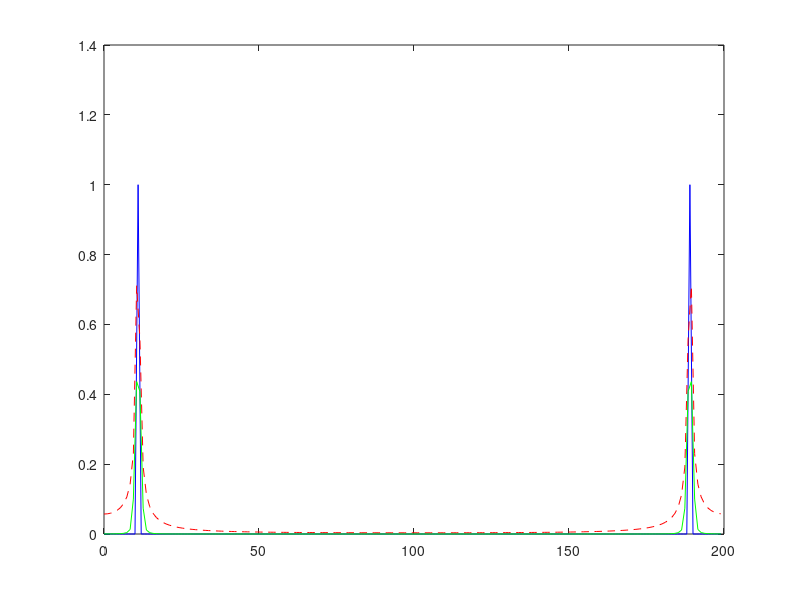
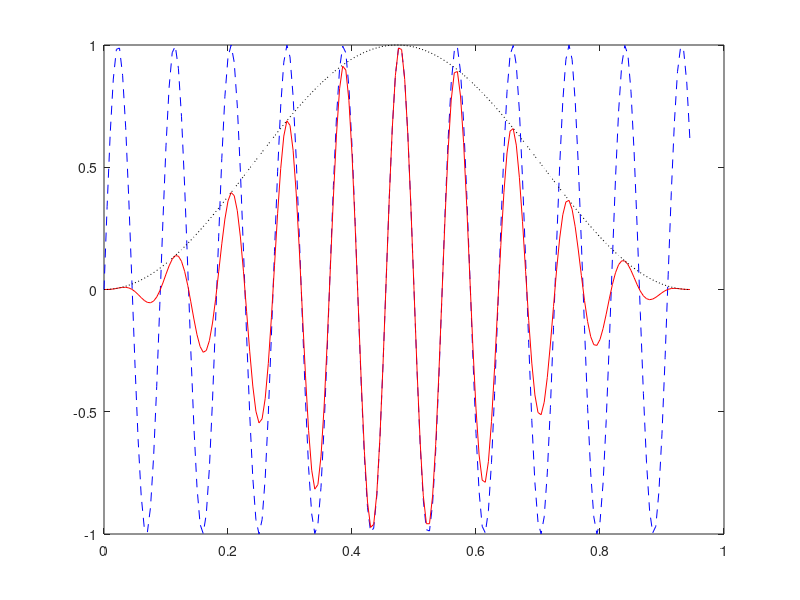

The MATLAB script that drew these images, in order:
clc
clear all
close all
%% Declaration of transformed vector 1
Tk = 1;
Fs = 200
dt = 1/Fs;
t = 0:dt:(Tk-dt);

L = length(t)

df = Fs / L;

fvec = (0:L-1)*df;

f=11;
S = sin(2*pi*f*t);

figure(1)
transform1 = abs(fft(S))
plot(fvec,2 * transform1 / L,'b')
hold on

%% Declaration of transformed vector 2
Tk = 0.95;
dt = 1/Fs;
t = 0:dt:(Tk-dt);
L = length(t)
df = Fs / L;
fvec = (0:L-1)*df;
S = sin(2*pi*f*t);

transform2 = abs(fft(S))
plot(fvec,2 * transform2 / L,'r--') 
%hold off
%% Hanning window implementation
okno = hanning(length(S))
size(okno)
sygnalPoOknie = okno.*S'

figure(2)
plot(t,S,"b--"); hold on
plot(t,sygnalPoOknie,"r")
plot(t,okno,'k:')


figure(1) 
plot(fvec, 2*(abs(fft(sygnalPoOknie))) / L ,'g')


